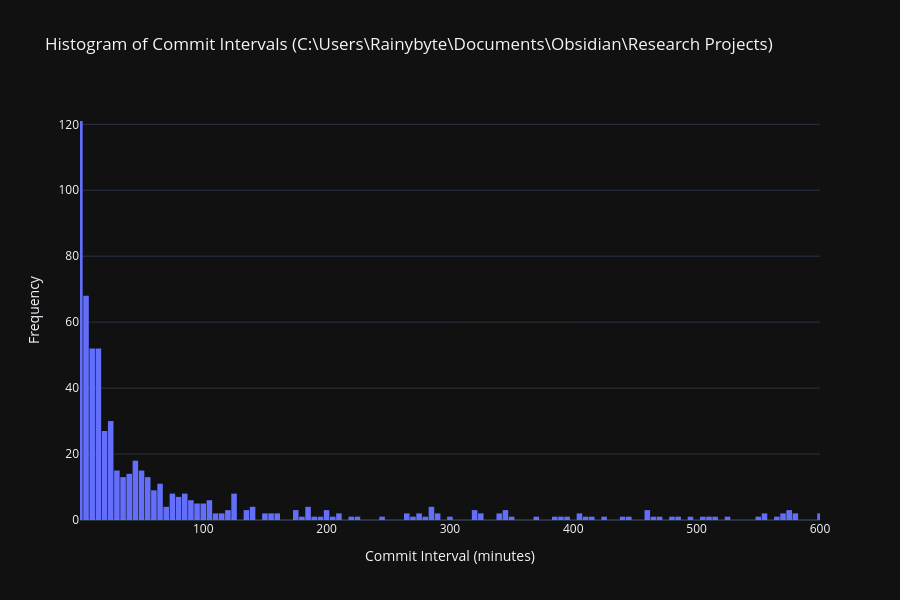

Write notebook code for a chart like this one.
### Code cell
fig = px.histogram(
    df_intervals,
    x="interval_minutes",
    range_x=[0.1, 600],
    nbins=2000,  # Adjust the number of bins as needed
    hover_data={
        "newer_time": True,
        "older_time": True,
        "interval_seconds": ":.0f",
        "interval_minutes": ":.2f",
        "interval_hours": ":.3f",
    },
    title=f"Histogram of Commit Intervals ({repo.working_tree_dir})",
    labels={"interval_minutes": "Interval (minutes)"},
)

fig.update_layout(
    xaxis_title="Commit Interval (minutes)",
    yaxis_title="Frequency",
    bargap=0.1,
    height=600,
)
fig.show()

### Figure 1 — Plotly figure (JSON) as saved in the notebook; plotly's stock layout.template omitted (floating-point values rounded to 4 significant figures; data arrays with more than 128 entries replaced by an {"elided": "..."} marker saying what was removed)
{"data": [{"bingroup": "x", "hovertemplate": "Interval (minutes)=%{x:.2f}<br>count=%{y}<extra></extra>", "legendgroup": "", "marker": {"color": "#636efa", "pattern": {"shape": ""}}, "name": "", "nbinsx": 2000, "orientation": "v", "showlegend": false, "x": {"elided": "694 float values"}, "xaxis": "x", "yaxis": "y", "type": "histogram"}], "layout": {"xaxis": {"anchor": "y", "domain": [0.0, 1.0], "title": {"text": "Commit Interval (minutes)"}, "range": [0.1, 600]}, "yaxis": {"anchor": "x", "domain": [0.0, 1.0], "title": {"text": "Frequency"}}, "legend": {"tracegroupgap": 0}, "title": {"text": "Histogram of Commit Intervals (C:\\Users\\Rainybyte\\Documents\\Obsidian\\Research Projects)"}, "barmode": "relative", "bargap": 0.1, "height": 600}}
